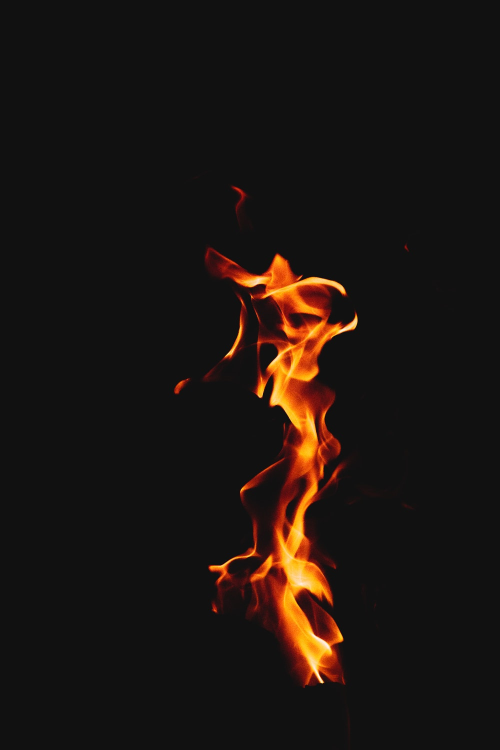
#> input picture 1.jpg, 1000 x 1500 px, given in place of video1.mp4, which was not available (shown at 1/2 size)
$ python fire_detection.py
#> lines starting #> are read from the running program, lines starting #| are printed output that depends on the picture; after the words box and inside, x2 and y2 are one past the last pixel; in counts of white or black regions, pixels touching at a corner belong together
import cv2
import numpy as np

video_file = "video1.mp4"
video = cv2.VideoCapture(video_file)

while True:
    (grabbed, frame) = video.read()
#> frame is the input picture: shape (1500, 1000, 3); mean B, G, R 17.3, 21.1, 28.3
    if not grabbed:
        break

    blur = cv2.GaussianBlur(frame, (21, 21), 0)
    hsv = cv2.cvtColor(blur, cv2.COLOR_BGR2HSV)
#> hsv: shape (1500, 1000, 3); mean H, S, V 2.3, 19.9, 28.3

    lower = [18, 50, 50]
    upper = [35, 255, 255]
    lower = np.array(lower, dtype="uint8")
    upper = np.array(upper, dtype="uint8")
    mask = cv2.inRange(hsv, lower, upper)
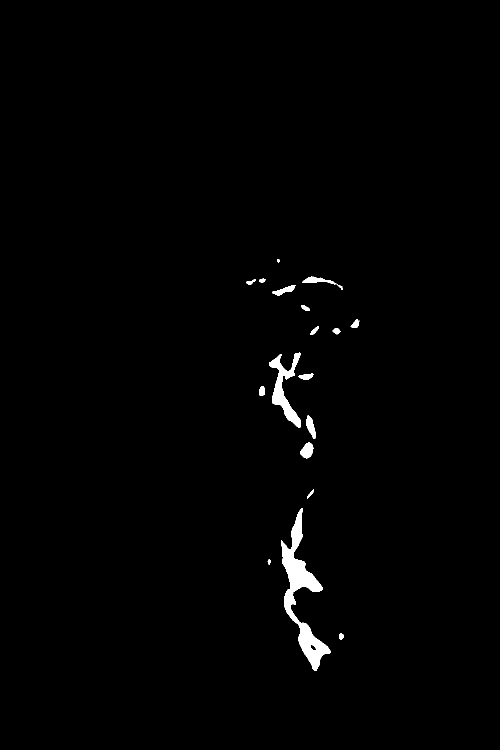
#> mask: shape (1500, 1000) (shown at 1/2 size); 1% white; 20 white regions (1 under 20 px), largest, box (x1, y1, x2, y2) and area: (562, 1016, 661, 1342) 8695, (538, 705, 602, 855) 3185, (601, 885, 627, 917) 578


    output = cv2.bitwise_and(frame, hsv, mask=mask)
    no_red = cv2.countNonZero(mask)
#> no_red = 15321
    cv2.imshow("output", output)
    #print("output:", frame)
    if int(no_red) > 20000:
        print ('Fire detected')
    #print(int(no_red))
   #print("output:".format(mask))
    if cv2.waitKey(1) & 0xFF == ord('q'):
#> (key q is pressed here)
        break

cv2.destroyAllWindows()
video.release()

$ run again, on 2.jpg
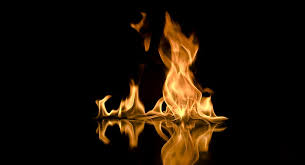
#> input picture 2.jpg, 305 x 165 px, given in place of video1.mp4, which was not available
#> frame is the input picture: shape (165, 305, 3); mean B, G, R 5.6, 16.8, 27.2
#> `blur = cv2.GaussianBlur(frame, (21, 21), 0)`:
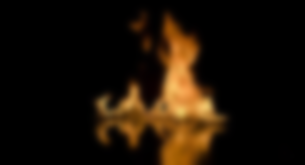
#> blur: shape (165, 305, 3); mean B, G, R 5.6, 16.8, 27.2
#> hsv: shape (165, 305, 3); mean H, S, V 5.8, 65.8, 27.2
#> `mask = cv2.inRange(hsv, lower, upper)`:
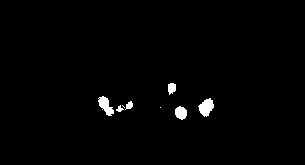
#> mask: shape (165, 305); 1.3% white; 8 white regions (2 under 20 px), largest, box (x1, y1, x2, y2) and area: (198, 98, 214, 117) 190, (98, 96, 114, 116) 173, (175, 106, 187, 120) 127, (168, 83, 176, 95) 75, (125, 101, 133, 110) 44, (116, 105, 124, 112) 29
#> no_red = 642
